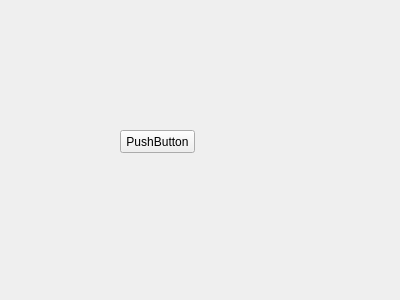
<?xml version="1.0" encoding="UTF-8"?>
<ui version="4.0">
 <class>Form</class>
 <widget class="QWidget" name="Form">
  <property name="geometry">
   <rect>
    <x>0</x>
    <y>0</y>
    <width>400</width>
    <height>300</height>
   </rect>
  </property>
  <property name="windowTitle">
   <string>Form</string>
  </property>
  <widget class="QPushButton" name="das">
   <property name="geometry">
    <rect>
     <x>120</x>
     <y>130</y>
     <width>75</width>
     <height>23</height>
    </rect>
   </property>
   <property name="text">
    <string>PushButton</string>
   </property>
  </widget>
 </widget>
 <resources/>
 <connections/>
</ui>
